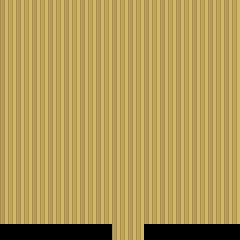

The image is a tile-based game level rendered from a .tmx file. Its description and source (layers, tilesets, objects; grid data summarised) follow:
An orthogonal 15x15 tile map with 16x16 px tiles, 1 tile layer (Tile Layer 1) and 2 objects (2x event).

<map version="1.2" tiledversion="1.3.2" orientation="orthogonal" renderorder="right-down" compressionlevel="0" width="15" height="15" tilewidth="16" tileheight="16" infinite="0" nextlayerid="3" nextobjectid="4">
 <tileset firstgid="1" name="floorsandwalls" tilewidth="16" tileheight="16" tilecount="88" columns="11">
  <image source="../../gfx/tilesets/floorsandwalls.png" width="176" height="128" />
 </tileset>
 <layer id="1" name="Tile Layer 1" width="15" height="15">
  <data>[225 cells, 225 non-empty, 2 distinct tile ids]</data>
 </layer>
 <objectgroup color="#ffff00" id="2" name="Events">
  <object id="2" type="event" x="112" y="224" width="32" height="16">
   <properties>
    <property name="act10" value="transition_teleport taba_town.tmx,25,4,0.3" />
    <property name="cond10" value="is player_at" />
    <property name="cond20" value="is player_facing down" />
   </properties>
  </object>
  <object id="3" name="Player Spawn" type="event" x="112" y="176" width="16" height="16" />
 </objectgroup>
</map>
